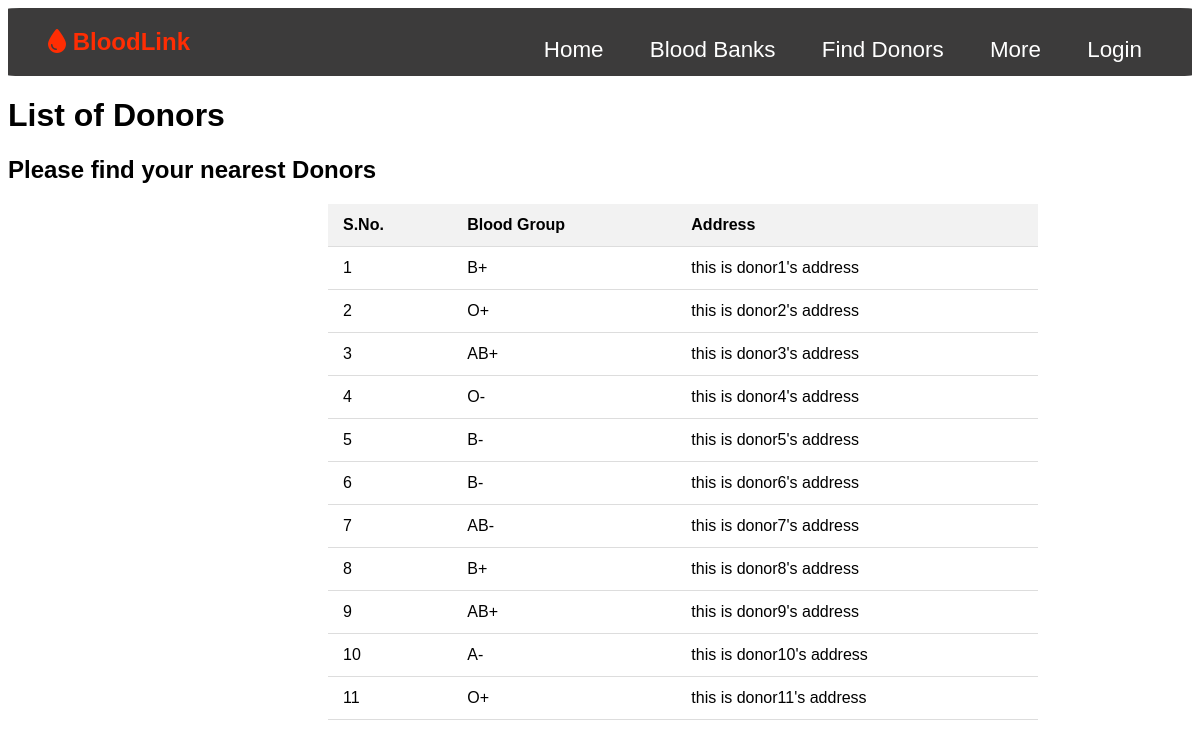
Screenshot of /findDonors with the database file from the repository.
### app.py (models this page shows, shortened)
class Donor(db.Model):
    __tablename__ = 'donors'
    DonorID = db.Column(db.Integer, primary_key=True)
    UserID = db.Column(db.Integer, db.ForeignKey('users.UserID'), nullable=False)
    BloodGroup = db.Column(db.String(5), nullable=False)
    LastDonationDate = db.Column(db.Date)
    ContactNumber = db.Column(db.String(15))
    Address = db.Column(db.String(255))

### app.py (the view)
@app.route('/findDonors')
def find_donor():
    username = is_logged_in()
    donors = Donor.query.all()
    return render_template('findDonor.html',Donors=donors,username=username)

### app.py (called while the page is built)
def is_logged_in():
    username = None
    if 'logged_in' in session and session['logged_in'] == True:
        username = session['username']
    elif 'admin_logged_in' in session and session['admin_logged_in']==True:
        username = session['admin_username']
    return username

### templates/findDonor.html (shortened to what this page needs)
{% extends "base.html" %}
{% block css %}
    <link rel="stylesheet" href="../static/styles/donor.css">
{% endblock %}
{% block content %}
    <h1 id="donor-title">List of Donors</h1>
    <h2>Please find your nearest Donors</h2>
    <table id="donor-table">
        <thead>
            <tr>
                <th>S.No.</th>
                <th>Blood Group</th>
                <th>Address</th>
            </tr>
        </thead>
        <tbody>
            {% for donor in Donors %}
            <tr>
                <td>{{ donor.DonorID}}</td>
                <td>{{ donor.BloodGroup }}</td>
                <td>{{ donor.Address }}</td>
            </tr>
            {% endfor %}
        </tbody>
    </table>
{% endblock %}

### templates/base.html (shortened to what this page needs)
<!DOCTYPE html>
<html lang="en">
  <head>
  </head>
  <link rel="stylesheet" href="../static/styles/base.css"/>
  <link rel="stylesheet" href="https://cdnjs.cloudflare.com/ajax/libs/font-awesome/6.0.0-beta3/css/all.min.css">
  <link rel="stylesheet" href="../static/styles/home.css">
  {% block css %}
  {% endblock %}
  <nav class="navbar">
    <div class="container">
      <a href="{{ url_for('home') }}" id="nav-brand" class="logo"><i class="fa-solid fa-droplet"></i> BloodLink</a>
      <ul class="nav-links">
        <li><a href="{{ url_for('home') }}">Home</a></li>
        <li><a href="{{ url_for('donate') }}">Blood Banks</a></li>
        <li><a href="{{ url_for('find_donor') }}">Find Donors</a></li>
        <li class="dropdown">
          <a href="#" class="dropbtn">More</a>
        </li>
        <li>
          {% if username %}
          <a href="{{ url_for('profile', username=username) }}" class="open-button">{{ username }}</a>
          <a href="{{ url_for('logout') }}" class="text-lg" id="loginBtn">(Logout)</a>
          {% else %}
          <a href="#" onclick="openPopup('popup')" class="open-button">Login</a>
          {% endif %}
        </li>
      </ul>
    </div>
  </nav>
  <body>
    {% block content %} {% endblock %}
  </body>
</html>

### static/styles/base.css (style rules this page uses)
* { font-family: Arial, sans-serif; }
.container { max-width: 1200px; margin: 0 auto; padding: 0 20px; }
.navbar { background-color: #3c3b3b; padding: 1.25rem; border-radius: 1%; }
.logo { color: #fff; font-size: 24px; text-decoration: none; }
.nav-links { list-style: none; float: right; font-size: 140%; line-height: 0.005rem; }
.nav-links li { display: inline-block; margin-left: 20px; }
.nav-links li a { color: #fff; text-decoration: none; padding: 10px; transition: all 0.3s ease; }
.dropdown { position: relative; }
#nav-brand { color: rgb(255, 45, 3); font-weight: 600; }

### static/styles/donor.css (style rules this page uses)
body { font-family: Arial, sans-serif; }
#donor-table { width: 60%; border-collapse: collapse; border-spacing: 0; margin-left: 20rem; }
th, td { padding: 12px 15px; text-align: left; border-bottom: 1px solid #ddd; }
th { background-color: #f2f2f2; }

### rows the page displays
Donor: DonorID "1", BloodGroup "B+", Address "this is donor1's address"
Donor: DonorID "2", BloodGroup "O+", Address "this is donor2's address"
Donor: DonorID "3", BloodGroup "AB+", Address "this is donor3's address"
Donor: DonorID "4", BloodGroup "O-", Address "this is donor4's address"
Donor: DonorID "5", BloodGroup "B-", Address "this is donor5's address"
Donor: DonorID "6", BloodGroup "B-", Address "this is donor6's address"
Donor: DonorID "7", BloodGroup "AB-", Address "this is donor7's address"
Donor: DonorID "8", BloodGroup "B+", Address "this is donor8's address"
Donor: DonorID "9", BloodGroup "AB+", Address "this is donor9's address"
Donor: DonorID "10", BloodGroup "A-", Address "this is donor10's address"
Donor: DonorID "11", BloodGroup "O+", Address "this is donor11's address"
